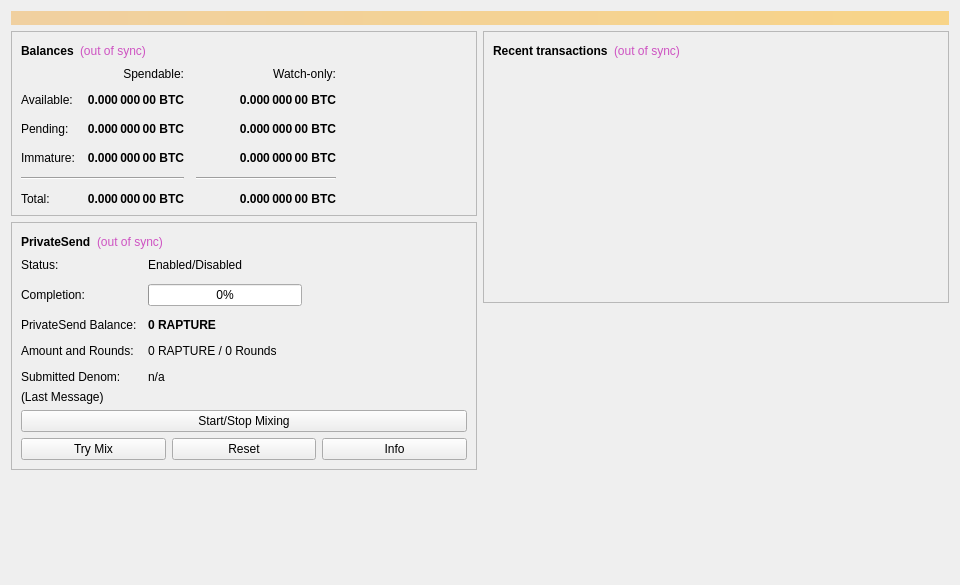
<?xml version="1.0" encoding="UTF-8"?>
<ui version="4.0">
 <class>OverviewPage</class>
 <widget class="QWidget" name="OverviewPage">
  <property name="geometry">
   <rect>
    <x>0</x>
    <y>0</y>
    <width>960</width>
    <height>585</height>
   </rect>
  </property>
  <property name="minimumSize">
   <size>
    <width>960</width>
    <height>0</height>
   </size>
  </property>
  <property name="windowTitle">
   <string>Form</string>
  </property>
  <layout class="QVBoxLayout" name="topLayout">
   <item>
    <widget class="QLabel" name="labelAlerts">
     <property name="visible">
      <bool>false</bool>
     </property>
     <property name="styleSheet">
      <string notr="true">QLabel { background-color: qlineargradient(x1: 0, y1: 0, x2: 1, y2: 0, stop:0 #F0D0A0, stop:1 #F8D488); color:#000000; }</string>
     </property>
     <property name="wordWrap">
      <bool>true</bool>
     </property>
     <property name="margin">
      <number>3</number>
     </property>
     <property name="textInteractionFlags">
      <set>Qt::TextSelectableByMouse</set>
     </property>
    </widget>
   </item>
   <item>
    <layout class="QHBoxLayout" name="horizontalLayout" stretch="1,1">
     <item>
      <layout class="QVBoxLayout" name="verticalLayout_2">
       <item>
        <widget class="QFrame" name="frame">
         <property name="frameShape">
          <enum>QFrame::StyledPanel</enum>
         </property>
         <property name="frameShadow">
          <enum>QFrame::Raised</enum>
         </property>
         <layout class="QVBoxLayout" name="verticalLayout_4">
          <item>
           <layout class="QHBoxLayout" name="horizontalLayout_4">
            <item>
             <widget class="QLabel" name="label_5">
              <property name="font">
               <font>
                <weight>75</weight>
                <bold>true</bold>
               </font>
              </property>
              <property name="text">
               <string>Balances</string>
              </property>
             </widget>
            </item>
            <item>
             <widget class="QLabel" name="labelWalletStatus">
              <property name="toolTip">
               <string>The displayed information may be out of date. Your wallet automatically synchronizes with the Rapture network after a connection is established, but this process has not completed yet.</string>
              </property>
              <property name="styleSheet">
               <string notr="true">QLabel { color: #ce53c2; }</string>
              </property>
              <property name="text">
               <string notr="true">(out of sync)</string>
              </property>
              <property name="alignment">
               <set>Qt::AlignLeading|Qt::AlignLeft|Qt::AlignVCenter</set>
              </property>
             </widget>
            </item>
            <item>
             <spacer name="horizontalSpacer_3">
              <property name="orientation">
               <enum>Qt::Horizontal</enum>
              </property>
              <property name="sizeHint" stdset="0">
               <size>
                <width>40</width>
                <height>20</height>
               </size>
              </property>
             </spacer>
            </item>
           </layout>
          </item>
          <item>
           <layout class="QGridLayout" name="gridLayout">
            <property name="spacing">
             <number>12</number>
            </property>
            <item row="2" column="2">
             <widget class="QLabel" name="labelWatchPending">
              <property name="font">
               <font>
                <weight>75</weight>
                <bold>true</bold>
               </font>
              </property>
              <property name="cursor">
               <cursorShape>IBeamCursor</cursorShape>
              </property>
              <property name="toolTip">
               <string>Unconfirmed transactions to watch-only addresses</string>
              </property>
              <property name="text">
               <string notr="true">0.000 000 00 BTC</string>
              </property>
              <property name="alignment">
               <set>Qt::AlignRight|Qt::AlignTrailing|Qt::AlignVCenter</set>
              </property>
              <property name="textInteractionFlags">
               <set>Qt::LinksAccessibleByMouse|Qt::TextSelectableByKeyboard|Qt::TextSelectableByMouse</set>
              </property>
             </widget>
            </item>
            <item row="2" column="1">
             <widget class="QLabel" name="labelUnconfirmed">
              <property name="font">
               <font>
                <weight>75</weight>
                <bold>true</bold>
               </font>
              </property>
              <property name="cursor">
               <cursorShape>IBeamCursor</cursorShape>
              </property>
              <property name="toolTip">
               <string>Total of transactions that have yet to be confirmed, and do not yet count toward the spendable balance</string>
              </property>
              <property name="text">
               <string notr="true">0.000 000 00 BTC</string>
              </property>
              <property name="alignment">
               <set>Qt::AlignRight|Qt::AlignTrailing|Qt::AlignVCenter</set>
              </property>
              <property name="textInteractionFlags">
               <set>Qt::LinksAccessibleByMouse|Qt::TextSelectableByKeyboard|Qt::TextSelectableByMouse</set>
              </property>
             </widget>
            </item>
            <item row="3" column="2">
             <widget class="QLabel" name="labelWatchImmature">
              <property name="font">
               <font>
                <weight>75</weight>
                <bold>true</bold>
               </font>
              </property>
              <property name="cursor">
               <cursorShape>IBeamCursor</cursorShape>
              </property>
              <property name="toolTip">
               <string>Mined balance in watch-only addresses that has not yet matured</string>
              </property>
              <property name="text">
               <string notr="true">0.000 000 00 BTC</string>
              </property>
              <property name="alignment">
               <set>Qt::AlignRight|Qt::AlignTrailing|Qt::AlignVCenter</set>
              </property>
              <property name="textInteractionFlags">
               <set>Qt::LinksAccessibleByMouse|Qt::TextSelectableByKeyboard|Qt::TextSelectableByMouse</set>
              </property>
             </widget>
            </item>
            <item row="4" column="0" colspan="2">
             <widget class="Line" name="lineSpendableBalance">
              <property name="orientation">
               <enum>Qt::Horizontal</enum>
              </property>
             </widget>
            </item>
            <item row="4" column="2">
             <widget class="Line" name="lineWatchBalance">
              <property name="sizePolicy">
               <sizepolicy hsizetype="Preferred" vsizetype="Fixed">
                <horstretch>0</horstretch>
                <verstretch>0</verstretch>
               </sizepolicy>
              </property>
              <property name="minimumSize">
               <size>
                <width>140</width>
                <height>0</height>
               </size>
              </property>
              <property name="orientation">
               <enum>Qt::Horizontal</enum>
              </property>
             </widget>
            </item>
            <item row="5" column="0">
             <widget class="QLabel" name="labelTotalText">
              <property name="text">
               <string>Total:</string>
              </property>
             </widget>
            </item>
            <item row="3" column="1">
             <widget class="QLabel" name="labelImmature">
              <property name="font">
               <font>
                <weight>75</weight>
                <bold>true</bold>
               </font>
              </property>
              <property name="cursor">
               <cursorShape>IBeamCursor</cursorShape>
              </property>
              <property name="toolTip">
               <string>Mined balance that has not yet matured</string>
              </property>
              <property name="text">
               <string notr="true">0.000 000 00 BTC</string>
              </property>
              <property name="alignment">
               <set>Qt::AlignRight|Qt::AlignTrailing|Qt::AlignVCenter</set>
              </property>
              <property name="textInteractionFlags">
               <set>Qt::LinksAccessibleByMouse|Qt::TextSelectableByKeyboard|Qt::TextSelectableByMouse</set>
              </property>
             </widget>
            </item>
            <item row="2" column="3">
             <spacer name="horizontalSpacer_2">
              <property name="orientation">
               <enum>Qt::Horizontal</enum>
              </property>
              <property name="sizeHint" stdset="0">
               <size>
                <width>40</width>
                <height>20</height>
               </size>
              </property>
             </spacer>
            </item>
            <item row="3" column="0">
             <widget class="QLabel" name="labelImmatureText">
              <property name="text">
               <string>Immature:</string>
              </property>
             </widget>
            </item>
            <item row="5" column="1">
             <widget class="QLabel" name="labelTotal">
              <property name="font">
               <font>
                <weight>75</weight>
                <bold>true</bold>
               </font>
              </property>
              <property name="cursor">
               <cursorShape>IBeamCursor</cursorShape>
              </property>
              <property name="toolTip">
               <string>Your current total balance</string>
              </property>
              <property name="text">
               <string notr="true">0.000 000 00 BTC</string>
              </property>
              <property name="alignment">
               <set>Qt::AlignRight|Qt::AlignTrailing|Qt::AlignVCenter</set>
              </property>
              <property name="textInteractionFlags">
               <set>Qt::LinksAccessibleByMouse|Qt::TextSelectableByKeyboard|Qt::TextSelectableByMouse</set>
              </property>
             </widget>
            </item>
            <item row="5" column="2">
             <widget class="QLabel" name="labelWatchTotal">
              <property name="font">
               <font>
                <weight>75</weight>
                <bold>true</bold>
               </font>
              </property>
              <property name="cursor">
               <cursorShape>IBeamCursor</cursorShape>
              </property>
              <property name="toolTip">
               <string>Current total balance in watch-only addresses</string>
              </property>
              <property name="text">
               <string notr="true">0.000 000 00 BTC</string>
              </property>
              <property name="alignment">
               <set>Qt::AlignRight|Qt::AlignTrailing|Qt::AlignVCenter</set>
              </property>
              <property name="textInteractionFlags">
               <set>Qt::LinksAccessibleByMouse|Qt::TextSelectableByKeyboard|Qt::TextSelectableByMouse</set>
              </property>
             </widget>
            </item>
            <item row="0" column="2">
             <widget class="QLabel" name="labelWatchonly">
              <property name="text">
               <string>Watch-only:</string>
              </property>
              <property name="alignment">
               <set>Qt::AlignRight|Qt::AlignTrailing|Qt::AlignVCenter</set>
              </property>
             </widget>
            </item>
            <item row="1" column="0">
             <widget class="QLabel" name="labelBalanceText">
              <property name="text">
               <string>Available:</string>
              </property>
             </widget>
            </item>
            <item row="1" column="1">
             <widget class="QLabel" name="labelBalance">
              <property name="font">
               <font>
                <weight>75</weight>
                <bold>true</bold>
               </font>
              </property>
              <property name="cursor">
               <cursorShape>IBeamCursor</cursorShape>
              </property>
              <property name="toolTip">
               <string>Your current spendable balance</string>
              </property>
              <property name="text">
               <string notr="true">0.000 000 00 BTC</string>
              </property>
              <property name="alignment">
               <set>Qt::AlignRight|Qt::AlignTrailing|Qt::AlignVCenter</set>
              </property>
              <property name="textInteractionFlags">
               <set>Qt::LinksAccessibleByMouse|Qt::TextSelectableByKeyboard|Qt::TextSelectableByMouse</set>
              </property>
             </widget>
            </item>
            <item row="1" column="2">
             <widget class="QLabel" name="labelWatchAvailable">
              <property name="font">
               <font>
                <weight>75</weight>
                <bold>true</bold>
               </font>
              </property>
              <property name="cursor">
               <cursorShape>IBeamCursor</cursorShape>
              </property>
              <property name="toolTip">
               <string>Your current balance in watch-only addresses</string>
              </property>
              <property name="text">
               <string notr="true">0.000 000 00 BTC</string>
              </property>
              <property name="alignment">
               <set>Qt::AlignRight|Qt::AlignTrailing|Qt::AlignVCenter</set>
              </property>
              <property name="textInteractionFlags">
               <set>Qt::LinksAccessibleByMouse|Qt::TextSelectableByKeyboard|Qt::TextSelectableByMouse</set>
              </property>
             </widget>
            </item>
            <item row="2" column="0">
             <widget class="QLabel" name="labelPendingText">
              <property name="text">
               <string>Pending:</string>
              </property>
             </widget>
            </item>
            <item row="0" column="1">
             <widget class="QLabel" name="labelSpendable">
              <property name="text">
               <string>Spendable:</string>
              </property>
              <property name="alignment">
               <set>Qt::AlignRight|Qt::AlignTrailing|Qt::AlignVCenter</set>
              </property>
             </widget>
            </item>
           </layout>
          </item>
         </layout>
        </widget>
       </item>
       <item>
        <widget class="QFrame" name="framePrivateSend">
         <property name="layoutDirection">
          <enum>Qt::LeftToRight</enum>
         </property>
         <property name="frameShape">
          <enum>QFrame::StyledPanel</enum>
         </property>
         <property name="frameShadow">
          <enum>QFrame::Raised</enum>
         </property>
         <layout class="QVBoxLayout" name="VerticalLayout_PS1">
          <item>
           <layout class="QHBoxLayout" name="horizontalLayout_5">
            <item>
             <widget class="QLabel" name="labelPrivateSendHeader">
              <property name="font">
               <font>
                <weight>75</weight>
                <bold>true</bold>
               </font>
              </property>
              <property name="text">
               <string>PrivateSend</string>
              </property>
             </widget>
            </item>
            <item>
             <widget class="QLabel" name="labelPrivateSendSyncStatus">
              <property name="toolTip">
               <string>The displayed information may be out of date. Your wallet automatically synchronizes with the Rapture network after a connection is established, but this process has not completed yet.</string>
              </property>
              <property name="styleSheet">
               <string notr="true">QLabel { color: #ce53c2; }</string>
              </property>
              <property name="text">
               <string notr="true">(out of sync)</string>
              </property>
              <property name="alignment">
               <set>Qt::AlignLeading|Qt::AlignLeft|Qt::AlignVCenter</set>
              </property>
             </widget>
            </item>
            <item>
             <spacer name="horizontalSpacer_4">
              <property name="orientation">
               <enum>Qt::Horizontal</enum>
              </property>
              <property name="sizeHint" stdset="0">
               <size>
                <width>40</width>
                <height>20</height>
               </size>
              </property>
             </spacer>
            </item>
           </layout>
          </item>
          <item>
           <layout class="QFormLayout" name="privateSendFormLayout">
            <property name="fieldGrowthPolicy">
             <enum>QFormLayout::AllNonFixedFieldsGrow</enum>
            </property>
            <property name="horizontalSpacing">
             <number>11</number>
            </property>
            <property name="verticalSpacing">
             <number>12</number>
            </property>
            <item row="0" column="0">
             <widget class="QLabel" name="labelPrivateSendEnabledText">
              <property name="text">
               <string>Status:</string>
              </property>
             </widget>
            </item>
            <item row="0" column="1">
             <widget class="QLabel" name="labelPrivateSendEnabled">
              <property name="text">
               <string>Enabled/Disabled</string>
              </property>
             </widget>
            </item>
            <item row="1" column="0">
             <widget class="QLabel" name="labelCompletitionText">
              <property name="text">
               <string>Completion:</string>
              </property>
             </widget>
            </item>
            <item row="1" column="1">
             <widget class="QProgressBar" name="privateSendProgress">
              <property name="maximumSize">
               <size>
                <width>154</width>
                <height>16777215</height>
               </size>
              </property>
              <property name="value">
               <number>0</number>
              </property>
             </widget>
            </item>
            <item row="2" column="0">
             <widget class="QLabel" name="labelAnonymizedText">
              <property name="text">
               <string>PrivateSend Balance:</string>
              </property>
             </widget>
            </item>
            <item row="2" column="1">
             <widget class="QLabel" name="labelAnonymized">
              <property name="font">
               <font>
                <weight>75</weight>
                <bold>true</bold>
               </font>
              </property>
              <property name="text">
               <string notr="true">0 RAPTURE</string>
              </property>
             </widget>
            </item>
            <item row="3" column="0">
             <widget class="QLabel" name="labelAmountAndRoundsText">
              <property name="text">
               <string>Amount and Rounds:</string>
              </property>
             </widget>
            </item>
            <item row="3" column="1">
             <widget class="QLabel" name="labelAmountRounds">
              <property name="text">
               <string>0 RAPTURE / 0 Rounds</string>
              </property>
             </widget>
            </item>
            <item row="4" column="0">
             <widget class="QLabel" name="labelSubmittedDenomText">
              <property name="text">
               <string>Submitted Denom:</string>
              </property>
             </widget>
            </item>
            <item row="4" column="1">
             <widget class="QLabel" name="labelSubmittedDenom">
              <property name="toolTip">
               <string>The denominations you submitted to the Masternode.&lt;br&gt;To mix, other users must submit the exact same denominations.</string>
              </property>
              <property name="text">
               <string>n/a</string>
              </property>
             </widget>
            </item>
           </layout>
          </item>
          <item>
           <layout class="QVBoxLayout" name="VerticalLayout_PS">
            <item>
             <widget class="QLabel" name="labelPrivateSendLastMessage">
              <property name="text">
               <string>(Last Message)</string>
              </property>
              <property name="alignment">
               <set>Qt::AlignLeading|Qt::AlignLeft|Qt::AlignTop</set>
              </property>
              <property name="wordWrap">
               <bool>true</bool>
              </property>
             </widget>
            </item>
            <item>
             <widget class="QPushButton" name="togglePrivateSend">
              <property name="sizePolicy">
               <sizepolicy hsizetype="MinimumExpanding" vsizetype="Fixed">
                <horstretch>0</horstretch>
                <verstretch>0</verstretch>
               </sizepolicy>
              </property>
              <property name="text">
               <string>Start/Stop Mixing</string>
              </property>
             </widget>
            </item>
            <item>
             <layout class="QHBoxLayout" name="horizontalLayout_debugbuttons">
              <item>
               <widget class="QPushButton" name="privateSendAuto">
                <property name="sizePolicy">
                 <sizepolicy hsizetype="MinimumExpanding" vsizetype="Fixed">
                  <horstretch>0</horstretch>
                  <verstretch>0</verstretch>
                 </sizepolicy>
                </property>
                <property name="toolTip">
                 <string>Try to manually submit a PrivateSend request.</string>
                </property>
                <property name="text">
                 <string>Try Mix</string>
                </property>
               </widget>
              </item>
              <item>
               <widget class="QPushButton" name="privateSendReset">
                <property name="sizePolicy">
                 <sizepolicy hsizetype="MinimumExpanding" vsizetype="Fixed">
                  <horstretch>0</horstretch>
                  <verstretch>0</verstretch>
                 </sizepolicy>
                </property>
                <property name="toolTip">
                 <string>Reset the current status of PrivateSend (can interrupt PrivateSend if it's in the process of Mixing, which can cost you money!)</string>
                </property>
                <property name="autoFillBackground">
                 <bool>false</bool>
                </property>
                <property name="text">
                 <string>Reset</string>
                </property>
               </widget>
              </item>
              <item>
               <widget class="QPushButton" name="privateSendInfo">
                <property name="sizePolicy">
                 <sizepolicy hsizetype="MinimumExpanding" vsizetype="Fixed">
                  <horstretch>0</horstretch>
                  <verstretch>0</verstretch>
                 </sizepolicy>
                </property>
                <property name="toolTip">
                 <string>Information about PrivateSend and Mixing</string>
                </property>
                <property name="text">
                 <string>Info</string>
                </property>
               </widget>
              </item>
             </layout>
            </item>
           </layout>
          </item>
         </layout>
        </widget>
       </item>
       <item>
        <spacer name="verticalSpacer">
         <property name="orientation">
          <enum>Qt::Vertical</enum>
         </property>
         <property name="sizeHint" stdset="0">
          <size>
           <width>20</width>
           <height>40</height>
          </size>
         </property>
        </spacer>
       </item>
      </layout>
     </item>
     <item>
      <layout class="QVBoxLayout" name="verticalLayout_3">
       <item>
        <widget class="QFrame" name="frame_2">
         <property name="frameShape">
          <enum>QFrame::StyledPanel</enum>
         </property>
         <property name="frameShadow">
          <enum>QFrame::Raised</enum>
         </property>
         <layout class="QVBoxLayout" name="verticalLayout">
          <item>
           <layout class="QHBoxLayout" name="horizontalLayout_2">
            <item>
             <widget class="QLabel" name="label_4">
              <property name="font">
               <font>
                <weight>75</weight>
                <bold>true</bold>
               </font>
              </property>
              <property name="text">
               <string>Recent transactions</string>
              </property>
             </widget>
            </item>
            <item>
             <widget class="QLabel" name="labelTransactionsStatus">
              <property name="toolTip">
               <string>The displayed information may be out of date. Your wallet automatically synchronizes with the Rapture network after a connection is established, but this process has not completed yet.</string>
              </property>
              <property name="styleSheet">
               <string notr="true">QLabel { color: #ce53c2; }</string>
              </property>
              <property name="text">
               <string notr="true">(out of sync)</string>
              </property>
              <property name="alignment">
               <set>Qt::AlignLeading|Qt::AlignLeft|Qt::AlignVCenter</set>
              </property>
             </widget>
            </item>
            <item>
             <spacer name="horizontalSpacer">
              <property name="orientation">
               <enum>Qt::Horizontal</enum>
              </property>
              <property name="sizeHint" stdset="0">
               <size>
                <width>40</width>
                <height>20</height>
               </size>
              </property>
             </spacer>
            </item>
           </layout>
          </item>
          <item>
           <widget class="QListView" name="listTransactions">
            <property name="styleSheet">
             <string notr="true">QListView { background: transparent; }</string>
            </property>
            <property name="frameShape">
             <enum>QFrame::NoFrame</enum>
            </property>
            <property name="verticalScrollBarPolicy">
             <enum>Qt::ScrollBarAlwaysOff</enum>
            </property>
            <property name="horizontalScrollBarPolicy">
             <enum>Qt::ScrollBarAlwaysOff</enum>
            </property>
            <property name="selectionMode">
             <enum>QAbstractItemView::NoSelection</enum>
            </property>
           </widget>
          </item>
         </layout>
        </widget>
       </item>
       <item>
        <spacer name="verticalSpacer_2">
         <property name="orientation">
          <enum>Qt::Vertical</enum>
         </property>
         <property name="sizeHint" stdset="0">
          <size>
           <width>20</width>
           <height>40</height>
          </size>
         </property>
        </spacer>
       </item>
      </layout>
     </item>
    </layout>
   </item>
  </layout>
 </widget>
 <resources/>
 <connections/>
</ui>
